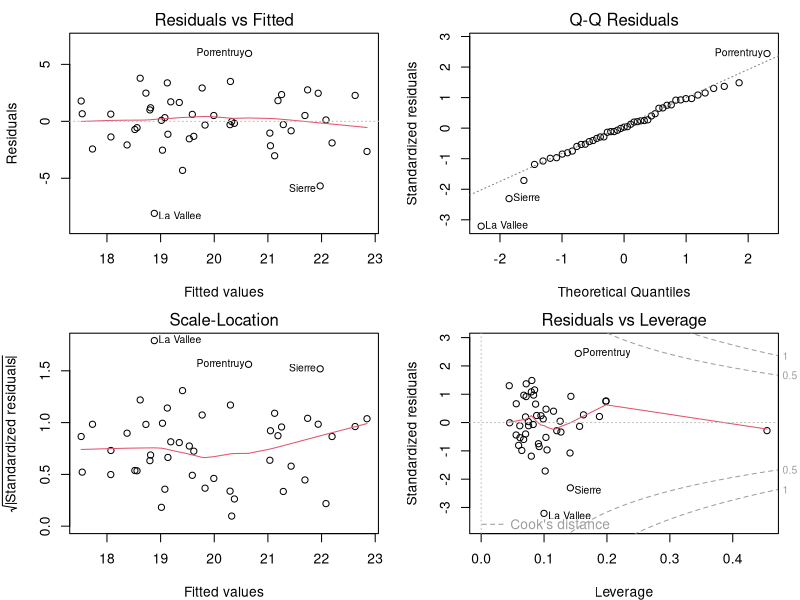
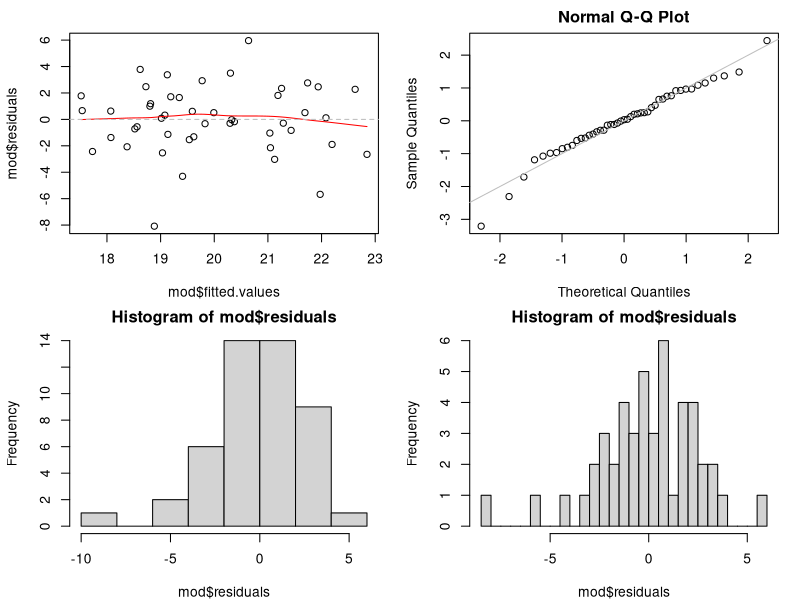

R code for these plots, in order:
#' ---
#' title: "Demo: Model Evaluation and Comparison"
#' subtitle: "NIHES BST02"
#' author: "Nicole Erler, Department of Biostatistics, Erasmus Medical Center"
#' date: "`r Sys.setenv(LANG = 'en_US.UTF-8'); format(Sys.Date(), '%d %B %Y')`"
#' output: 
#'   html_document:
#'     toc: true
#'     toc_float:
#'       collapsed: false
#' ---

#+  echo = FALSE
# This is not part of the demo. 
# It just allows the output to be wider (to make the html look nicer)
options(width = 105)


# ------------------------------------------------------------------------------

#' ## Evaluating linear regression models
mod <- lm(Infant.Mortality ~ Fertility + Agriculture + Education + Catholic,
          data = swiss)

#' To evaluate how well the model fits the data we can check the diagnostic 
#' plots that are obtained when plotting the model:
#+ fig.width  = 8, fig.height = 6
par(mfrow = c(2, 2), mar = c(4, 4.2, 2, 1.3)) # graphical settings
plot(mod)

#' We can re-create some of these plots ourselves.

#' Residuals and fitted values can be obtained from a linear regression model in two ways:
mod$residuals
residuals(mod)

mod$fitted.values
fitted(mod) # also: fitted.values(mod)

# scatter plot with smooth (loess) fit:
scatter.smooth(mod$fitted.values, mod$residuals, lpars = list(col = 'red'))
abline(h = 0, lty = 2, col = 'grey') # grey horizontal line


#' #### QQ-plot
#' To create a normal QQ-plot we plot the quantiles of the standardized 
#' residuals against the quantiles of a normal distribution:
qqnorm(rstandard(mod))
abline(a = 0, b = 1, lty = 1, col = 'grey')

#' #### Histogram of the residuals
hist(mod$residuals)
hist(mod$residuals, nclass = 50)


#' ### Comparing Models
#' To check if `education` is needed in the model, we can use a likelihood ratio
#' test to compare the models with and without `education`.
#' This is implemented in the function `anova()`.
mod2 <- glm(case ~ age + education + spontaneous, data = infert, family = binomial())
summary(mod2)


#' To re-fit the model with a small change, the function `update()` is useful:
mod2b <- update(mod2, formula = . ~ . - education)

anova(mod2, mod2b, test = "LRT")

#' To compare non-nested models (where one model is not a special case of the
#' other model) we can use the `AIC()` or `BIC()`:

mod3 <- update(mod2b, formula = . ~ . - age + induced)

AIC(mod3, mod2b)
BIC(mod3, mod2b)
